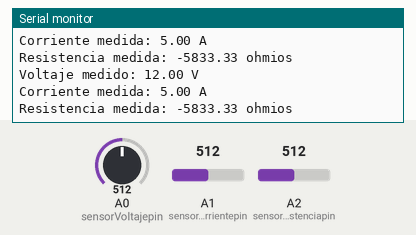
The sketch below on a simulated Arduino Uno, built with avr-gcc and run on an emulated ATmega328P. Shown: the last lines printed to the serial monitor. The test bench sets the inputs (shaded band); at power-on: A0 (sensorVoltajepin) = 512, A1 (sensorCorrientepin) = 512, A2 (sensorResistenciapin) = 512.

Above: at 2.3 s.
2.4 s: A0 (sensorVoltajepin) set to 44
At 4.2 s:
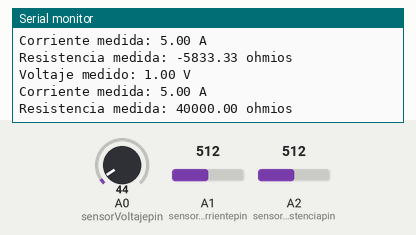
4.5 s: A0 (sensorVoltajepin) set to 38
At 6.0 s:
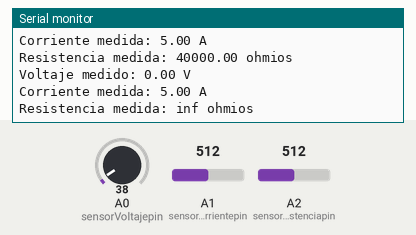
Timing chart, 0 to 7.5 s (numbered marks = the images above; inputs shaded):
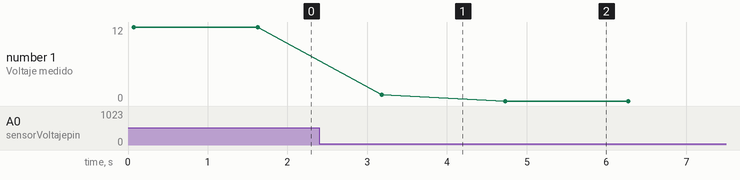

The sketch:

sensor_voltaje.ino
```cpp
#include <SoftwareSerial.h>

// Fundacion Kinal
// Centro educativo tecnico laboral Kinal
// Electronica
// Grado: Quinto
// Sección: A
// Curso: Taller de electronica digital y reparación de computadoras I
// Nombre: David del Cid
// Carnet: 2022482
// Proyecto: Medición de Voltaje, Corriente y Resistencia con Bluetooth HC-05

#define sensorVoltajepin A0       // Pin A0 para el sensor de voltaje
#define sensorCorrientepin A1     // Pin A1 para el sensor de corriente (debes conectar uno)
#define sensorResistenciapin A2   // Pin A2 para la medición de resistencia mediante divisor de voltaje
#define resistenciaFija 10000.0   // Resistencia fija de 10k ohmios

unsigned int raw_sensor_voltaje = 0;
unsigned int raw_sensor_corriente = 0;
unsigned int raw_sensor_resistencia = 0;
float voltaje_sensado = 0;
float corriente_sensada = 0;
float resistencia_sensada = 0;

// Configura la comunicación serial con el módulo Bluetooth HC-05
SoftwareSerial bluetooth(10, 11); // RX, TX

void setup() {
  Serial.begin(9600); // Inicio de la comunicación serial a 9600 baudios.
  bluetooth.begin(9600); // Inicia la comunicación serial con el módulo Bluetooth
  pinMode(sensorVoltajepin, INPUT); // Pin A0 como entrada para el sensor de voltaje
  pinMode(sensorCorrientepin, INPUT); // Pin A1 como entrada para el sensor de corriente
  pinMode(sensorResistenciapin, INPUT); // Pin A2 para la medición de resistencia mediante divisor de voltaje
  Serial.println("Medición de Voltaje, Corriente y Resistencia con Bluetooth HC-05");
}

void loop() {
  raw_sensor_voltaje = analogRead(sensorVoltajepin); // Leer el valor medido por el sensor de voltaje
  raw_sensor_corriente = analogRead(sensorCorrientepin); // Leer el valor medido por el sensor de corriente
  raw_sensor_resistencia = analogRead(sensorResistenciapin); // Leer el valor medido por el divisor de voltaje en el pin A2

  voltaje_sensado = map(raw_sensor_voltaje, 0, 1023, 0.0, 25.0); // Ajusta los valores según tus especificaciones
  corriente_sensada = map(raw_sensor_corriente, 0, 1023, 0.0, 10.0); // Ajusta los valores según tus especificaciones

  // Calcular la resistencia medida usando el divisor de voltaje
  float tensionEntrada = 5.0; // Tensión de entrada al divisor de voltaje
  float resistenciaVariable = resistenciaFija * (tensionEntrada / voltaje_sensado - 1);

  // Enviar los resultados a través del módulo Bluetooth HC-05
  bluetooth.print("V:");
  bluetooth.print(voltaje_sensado);
  bluetooth.print(", I:");
  bluetooth.print(corriente_sensada);
  bluetooth.print(", R:");
  bluetooth.println(resistenciaVariable);

  // Mostrar los resultados en el puerto serie
  Serial.print("Voltaje medido: ");
  Serial.print(voltaje_sensado);
  Serial.println(" V");
  Serial.print("Corriente medida: ");
  Serial.print(corriente_sensada);
  Serial.println(" A");
  Serial.print("Resistencia medida: ");
  Serial.print(resistenciaVariable);
  Serial.println(" ohmios");

  delay(1500);
}
```

Measured:
- the behaviour switches between 41 and 40 on A0 (sensorVoltajepin) (found by bisection; images 1 and 2)
- after the input at 2.4 s, the serial monitor: prints a new line after 0.78 s (image 1)
- after the input at 4.5 s, the serial monitor: prints a new line after 0.23 s (image 2)
- plotted number 1: 12 → 1 after the input at 2.4 s, 1 → 0 after the input at 4.5 s
